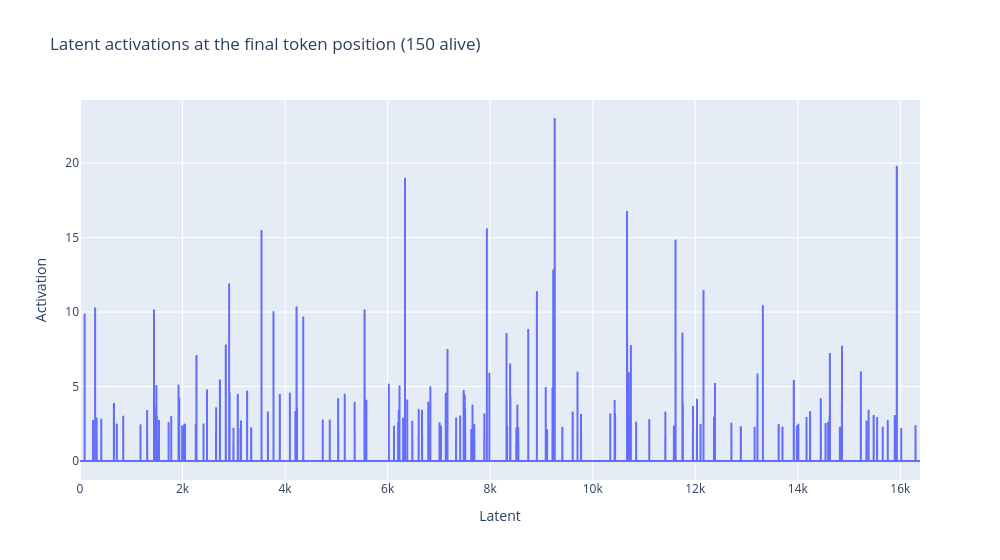

Source (notebook cell):
### Markdown cell above
`run_with_cache_with_saes` makes it easy to explore which SAE latents are active across any input. We can also use this along with the argument `stop_at_layer` in our forward pass, because we don't need to compute any activations past the SAE layer.

Let's explore the active latents at the final token in our prompt. You should find that the first latent fires on the word "global", particularly in the context of disasters such as "global warming", "global poverty" and "global war".

### Code cell
# Get top activations on final token
_, cache = gpt2.run_with_cache_with_saes(
    prompt,
    saes=[gpt2_sae],
    stop_at_layer=_get_hook_layer(gpt2_sae) + 1,
)
sae_acts_post = cache[f"{gpt2_sae.cfg.metadata.hook_name}.hook_sae_acts_post"][0, -1, :]

# Plot line chart of latent activations
px.line(
    sae_acts_post.cpu().numpy(),
    title=f"Latent activations at the final token position ({sae_acts_post.nonzero().numel()} alive)",
    labels={"index": "Latent", "value": "Activation"},
    width=1000,
).update_layout(showlegend=False).show()

# Print the top 5 latents, and inspect their dashboards
for act, ind in zip(*sae_acts_post.topk(3)):
    print(f"Latent {ind} had activation {act:.2f}")
    display_dashboard(latent_idx=ind)

### Figure 1 — Plotly figure (JSON) as saved in the notebook; plotly's stock layout.template omitted (floating-point values rounded to 4 significant figures; data arrays with more than 128 entries replaced by an {"elided": "..."} marker saying what was removed)
{"data": [{"hovertemplate": "variable=0<br>Latent=%{x}<br>Activation=%{y}<extra></extra>", "legendgroup": "0", "line": {"color": "#636efa", "dash": "solid"}, "marker": {"symbol": "circle"}, "mode": "lines", "name": "0", "showlegend": true, "type": "scattergl", "x": {"elided": "16384 int values"}, "xaxis": "x", "y": {"elided": "16384 float values"}, "yaxis": "y"}], "layout": {"legend": {"title": {"text": "variable"}, "tracegroupgap": 0}, "showlegend": false, "title": {"text": "Latent activations at the final token position (150 alive)"}, "width": 1000, "xaxis": {"anchor": "y", "domain": [0, 1], "title": {"text": "Latent"}}, "yaxis": {"anchor": "x", "domain": [0, 1], "title": {"text": "Activation"}}}}
